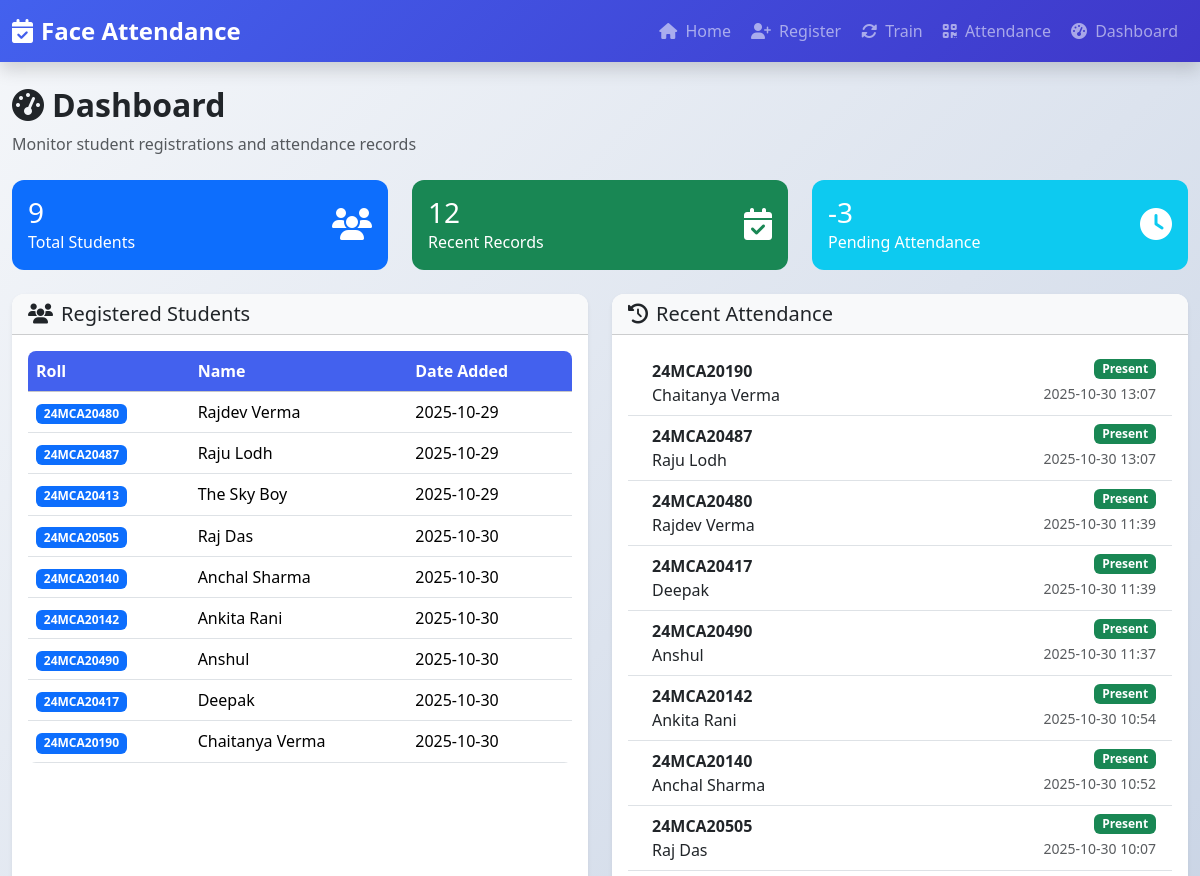
Page /dashboard (upper part) on the earlier database version.
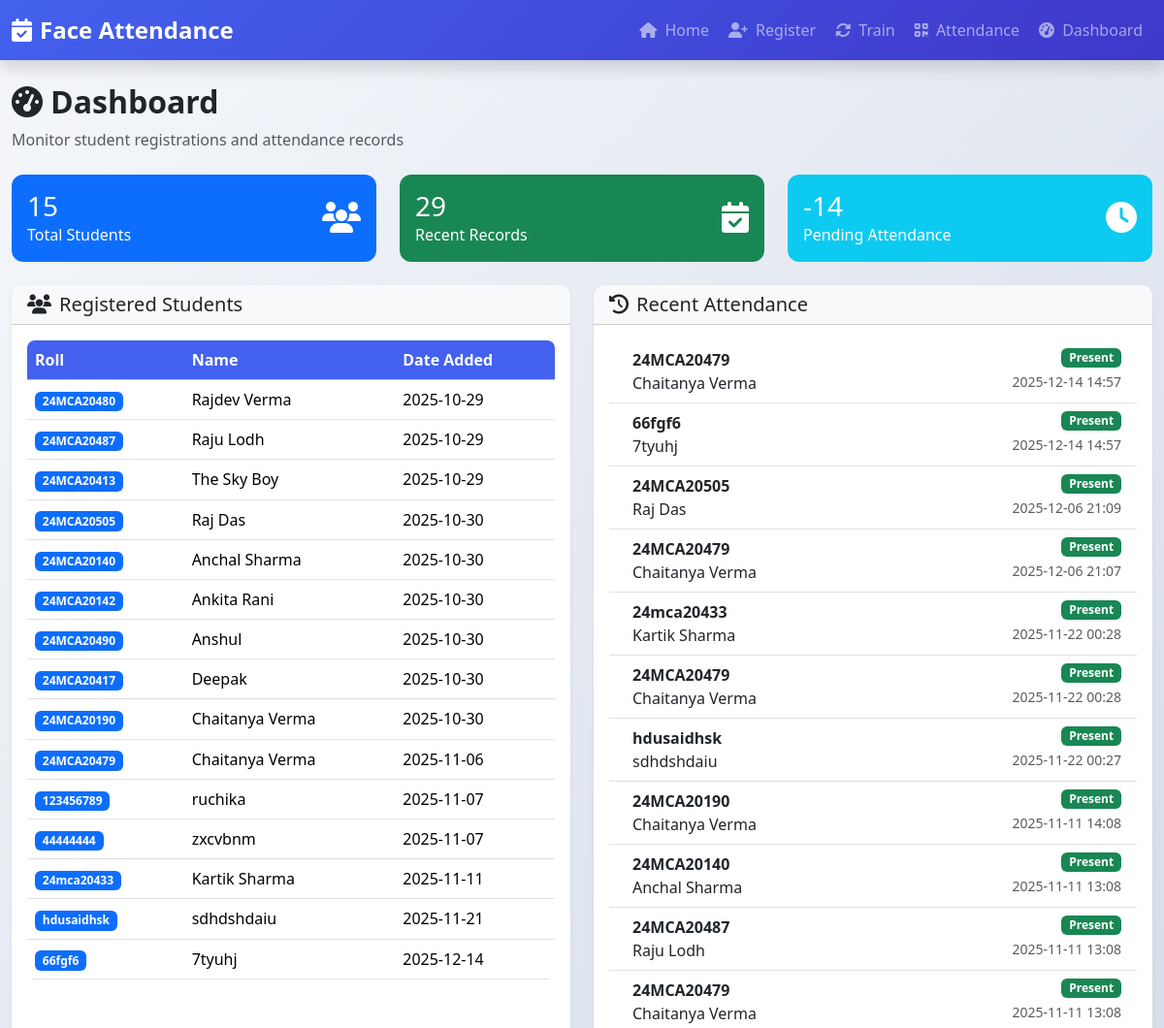
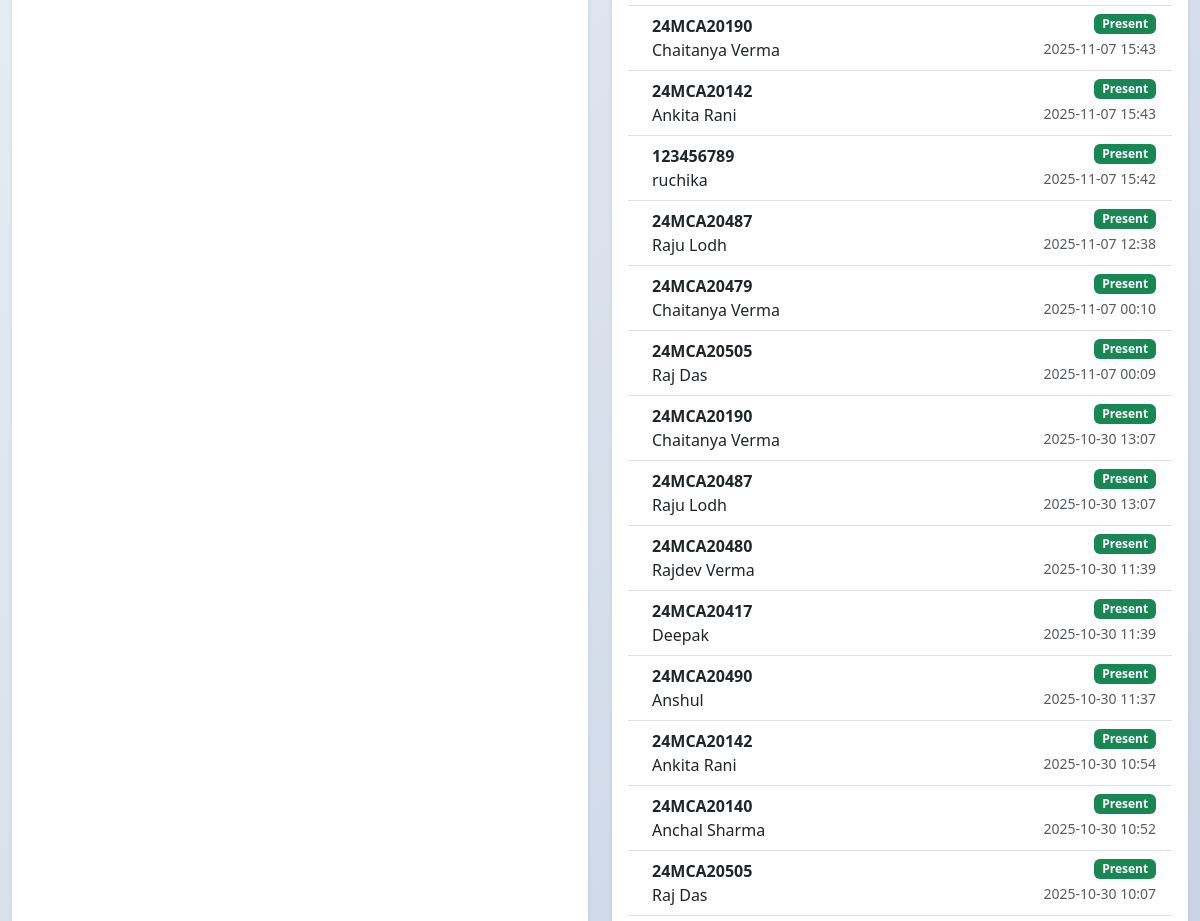
Same page on the later database version (2 pictures, top to bottom).
### models.py (models this page shows, shortened)
class Student(db.Model):
    __tablename__ = 'student'
    id = db.Column(db.Integer, primary_key=True)
    name = db.Column(db.String(100), nullable=False)
    roll = db.Column(db.String(20), unique=True, nullable=False)
    face_encoding = db.Column(EncodedFace, nullable=True)
    added_on = db.Column(db.DateTime, default=datetime.utcnow)
    attendance_records = db.relationship('Attendance', backref='student', lazy=True)

class Attendance(db.Model):
    __tablename__ = 'attendance'
    id = db.Column(db.Integer, primary_key=True)
    student_id = db.Column(db.Integer, db.ForeignKey('student.id'), nullable=False)
    timestamp = db.Column(db.DateTime, default=datetime.now)

### app.py (the view)
@app.route('/dashboard')
def dashboard():
    students = Student.query.order_by(Student.id).all()
    attendance = Attendance.query.order_by(Attendance.timestamp.desc()).limit(100).all()
    return render_template('dashboard.html', students=students, attendance=attendance)

### models.py (called while the page is built)
    def process_result_value(self, value, dialect):
        if value is not None:
            return pickle.loads(value)
        return None

### templates/dashboard.html (shortened to what this page needs)
{% extends 'base.html' %}
{% block content %}
<div class="mb-4">
  <h2 class="fw-bold"><i class="fas fa-tachometer-alt me-2"></i>Dashboard</h2>
  <p class="text-muted">Monitor student registrations and attendance records</p>
</div>
<div class="row mb-4">
  <div class="col-md-4">
    <div class="card bg-primary text-white h-100">
      <div class="card-body">
        <div class="d-flex justify-content-between">
          <div>
            <h3 class="mb-0">{{ students|length }}</h3>
            <p class="mb-0">Total Students</p>
          </div>
          <div class="align-self-center">
            <i class="fas fa-users fa-2x"></i>
          </div>
        </div>
      </div>
    </div>
  </div>
  <div class="col-md-4">
    <div class="card bg-success text-white h-100">
      <div class="card-body">
        <div class="d-flex justify-content-between">
          <div>
            <h3 class="mb-0">{{ attendance|length }}</h3>
            <p class="mb-0">Recent Records</p>
          </div>
          <div class="align-self-center">
            <i class="fas fa-calendar-check fa-2x"></i>
          </div>
        </div>
      </div>
    </div>
  </div>
  <div class="col-md-4">
    <div class="card bg-info text-white h-100">
      <div class="card-body">
        <div class="d-flex justify-content-between">
          <div>
            <h3 class="mb-0">{{ (students|length) - (attendance|length) }}</h3>
            <p class="mb-0">Pending Attendance</p>
          </div>
          <div class="align-self-center">
            <i class="fas fa-clock fa-2x"></i>
          </div>
        </div>
      </div>
    </div>
  </div>
</div>
<div class="row">
  <div class="col-md-6 mb-4">
    <div class="card shadow-sm h-100 border-0">
      <div class="card-header bg-light">
        <h5 class="mb-0"><i class="fas fa-users me-2"></i>Registered Students</h5>
      </div>
      <div class="card-body">
        <div class="table-responsive">
          <table class="table table-hover">
            <thead class="table-light">
              <tr>
                <th>Roll</th>
                <th>Name</th>
                <th>Date Added</th>
              </tr>
            </thead>
            <tbody>
              {% for s in students %}
              <tr>
                <td><span class="badge bg-primary">{{ s.roll }}</span></td>
                <td>{{ s.name }}</td>
                <td>{{ s.added_on.strftime('%Y-%m-%d') }}</td>
              </tr>
              {% endfor %}
            </tbody>
          </table>
        </div>
      </div>
    </div>
  </div>
  <div class="col-md-6">
    <div class="card shadow-sm h-100 border-0">
      <div class="card-header bg-light">
        <h5 class="mb-0"><i class="fas fa-history me-2"></i>Recent Attendance</h5>
      </div>
      <div class="card-body">
        <div class="list-group list-group-flush">
          {% for a in attendance %}
          <div class="list-group-item d-flex justify-content-between align-items-start">
            <div class="ms-2 me-auto">
              <div class="fw-bold">{{ a.student.roll }}</div>
              {{ a.student.name }}
            </div>
            <div class="d-flex flex-column align-items-end">
              <span class="badge bg-success mb-1">Present</span>
              <small class="text-muted">{{ a.timestamp.strftime('%Y-%m-%d %H:%M') }}</small>
            </div>
          </div>
          {% endfor %}
        </div>
      </div>
    </div>
  </div>
</div>
{% endblock %}

### templates/base.html (shortened to what this page needs)
<!doctype html>
<html lang="en">
  <head>
    <link href="https://cdn.jsdelivr.net/npm/bootstrap@5.3.2/dist/css/bootstrap.min.css" rel="stylesheet">
    <link rel="stylesheet" href="https://cdnjs.cloudflare.com/ajax/libs/font-awesome/6.4.0/css/all.min.css">
    <link rel="stylesheet" href="/static/css/styles.css">
  </head>
  <body>
    <nav class="navbar navbar-expand-lg navbar-dark bg-gradient bg-primary shadow">
      <div class="container-fluid">
        <a class="navbar-brand d-flex align-items-center" href="/">
          <i class="fas fa-calendar-check me-2"></i>
          <span class="fw-bold">Face Attendance</span>
        </a>
        <div class="collapse navbar-collapse" id="navbarNav">
          <ul class="navbar-nav ms-auto">
            <li class="nav-item">
              <a class="nav-link" href="/"><i class="fas fa-home me-1"></i> Home</a>
            </li>
            <li class="nav-item">
              <a class="nav-link" href="/register"><i class="fas fa-user-plus me-1"></i> Register</a>
            </li>
            <li class="nav-item">
              <a class="nav-link" href="/train"><i class="fas fa-sync-alt me-1"></i> Train</a>
            </li>
            <li class="nav-item">
              <a class="nav-link" href="/attendance"><i class="fas fa-qrcode me-1"></i> Attendance</a>
            </li>
            <li class="nav-item">
              <a class="nav-link" href="/dashboard"><i class="fas fa-tachometer-alt me-1"></i> Dashboard</a>
            </li>
          </ul>
        </div>
      </div>
    </nav>
    <div class="container py-4">
      {% block content %}{% endblock %}
    </div>
  </body>
</html>

### static/css/styles.css (style rules this page uses)
:root { --primary-color: #4361ee; --secondary-color: #3f37c9; --success-color: #4cc9f0; --info-color: #4895ef; --warning-color: #f72585; --light-bg: #f8f9fa; --dark-text: #212529; --light-text: #6c757d; }
body { background: linear-gradient(135deg, #f5f7fa 0%, #c3cfe2 100%); min-height: 100vh; font-family: 'Segoe UI', Tahoma, Geneva, Verdana, sans-serif; }
.container { max-width: 1200px; }
.navbar { background: linear-gradient(135deg, var(--primary-color) 0%, var(--secondary-color) 100%) !important; box-shadow: 0 4px 6px rgba(0, 0, 0, 0.1); }
.navbar-brand { font-weight: 600; font-size: 1.5rem; }
.nav-link { font-weight: 500; transition: all 0.3s; border-radius: 5px; margin: 0 2px; }
.card { border: none; transition: transform 0.3s, box-shadow 0.3s; border-radius: 12px; overflow: hidden; }
.bg-gradient { background: linear-gradient(135deg, var(--primary-color) 0%, var(--secondary-color) 100%); }
.table { border-radius: 8px; overflow: hidden; }
.table th { background-color: var(--primary-color); color: white; }

Differences in the rows shown:
added Student: roll "24MCA20479", name "Chaitanya Verma", added_on "2025-11-06"
added Student: roll "123456789", name "ruchika", added_on "2025-11-07"
added Student: roll "44444444", name "zxcvbnm", added_on "2025-11-07"
added Student: roll "24mca20433", name "Kartik Sharma", added_on "2025-11-11"
added Student: roll "hdusaidhsk", name "sdhdshdaiu", added_on "2025-11-21"
added Student: roll "66fgf6", name "7tyuhj", added_on "2025-12-14"
added Attendance: student.roll "24MCA20479", student.name "Chaitanya Verma", timestamp "2025-12-14 14:57"
added Attendance: student.roll "66fgf6", student.name "7tyuhj", timestamp "2025-12-14 14:57"
added Attendance: student.roll "24MCA20505", student.name "Raj Das", timestamp "2025-12-06 21:09"
added Attendance: student.roll "24MCA20479", student.name "Chaitanya Verma", timestamp "2025-12-06 21:07"
added Attendance: student.roll "24mca20433", student.name "Kartik Sharma", timestamp "2025-11-22 00:28"
added Attendance: student.roll "24MCA20479", student.name "Chaitanya Verma", timestamp "2025-11-22 00:28"
added Attendance: student.roll "hdusaidhsk", student.name "sdhdshdaiu", timestamp "2025-11-22 00:27"
added Attendance: student.roll "24MCA20190", student.name "Chaitanya Verma", timestamp "2025-11-11 14:08"
added Attendance: student.roll "24MCA20140", student.name "Anchal Sharma", timestamp "2025-11-11 13:08"
added Attendance: student.roll "24MCA20487", student.name "Raju Lodh", timestamp "2025-11-11 13:08"
added Attendance: student.roll "24MCA20479", student.name "Chaitanya Verma", timestamp "2025-11-11 13:08"
added Attendance: student.roll "24MCA20190", student.name "Chaitanya Verma", timestamp "2025-11-07 15:43"
added Attendance: student.roll "24MCA20142", student.name "Ankita Rani", timestamp "2025-11-07 15:43"
added Attendance: student.roll "123456789", student.name "ruchika", timestamp "2025-11-07 15:42"
added Attendance: student.roll "24MCA20487", student.name "Raju Lodh", timestamp "2025-11-07 12:38"
added Attendance: student.roll "24MCA20479", student.name "Chaitanya Verma", timestamp "2025-11-07 00:10"
added Attendance: student.roll "24MCA20505", student.name "Raj Das", timestamp "2025-11-07 00:09"
Other differences:
{{ students|length }}: "9" → "15"
{{ attendance|length }}: "12" → "29"
{{ (students|length) - (attendance|length) }}: "-3" → "-14"
